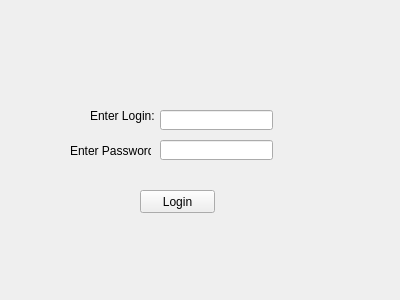
<?xml version="1.0" encoding="UTF-8"?>
<ui version="4.0">
 <class>AdminLogin</class>
 <widget class="QWidget" name="AdminLogin">
  <property name="geometry">
   <rect>
    <x>0</x>
    <y>0</y>
    <width>400</width>
    <height>300</height>
   </rect>
  </property>
  <property name="windowTitle">
   <string>Form</string>
  </property>
  <widget class="QLabel" name="LoginLabel">
   <property name="geometry">
    <rect>
     <x>90</x>
     <y>100</y>
     <width>71</width>
     <height>31</height>
    </rect>
   </property>
   <property name="text">
    <string>Enter Login:</string>
   </property>
  </widget>
  <widget class="QLabel" name="PasswordLabel">
   <property name="geometry">
    <rect>
     <x>70</x>
     <y>140</y>
     <width>81</width>
     <height>21</height>
    </rect>
   </property>
   <property name="text">
    <string>Enter Password:</string>
   </property>
  </widget>
  <widget class="QLineEdit" name="UsernameInput">
   <property name="geometry">
    <rect>
     <x>160</x>
     <y>110</y>
     <width>113</width>
     <height>20</height>
    </rect>
   </property>
  </widget>
  <widget class="QLineEdit" name="PasswordInput">
   <property name="geometry">
    <rect>
     <x>160</x>
     <y>140</y>
     <width>113</width>
     <height>20</height>
    </rect>
   </property>
  </widget>
  <widget class="QPushButton" name="LoginButton">
   <property name="geometry">
    <rect>
     <x>140</x>
     <y>190</y>
     <width>75</width>
     <height>23</height>
    </rect>
   </property>
   <property name="text">
    <string>Login</string>
   </property>
  </widget>
 </widget>
 <resources/>
 <connections/>
</ui>
